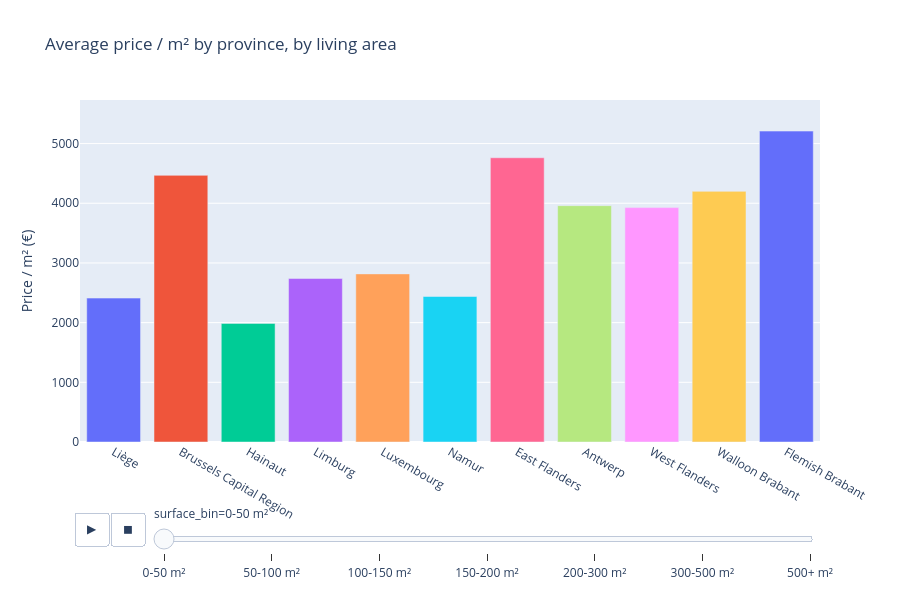

Here is the notebook cell this chart was saved with:
### Markdown cell above
## 📊 Chart 7 — Histograms of quantitative variables

Full distribution of each numeric variable (price, surfaces, bedrooms, building year, etc.), filtered between the 1st-95th percentile, with a density curve (**KDE**) overlaid.

Each subplot title shows:
- `n` — number of valid observations
- `missing %` — share of missing values (useful for spotting unreliable columns like `garden_area_m2`)

### Code cell
import itertools
import plotly.express as px

df = df.replace([np.inf, -np.inf], np.nan).dropna(
    subset=["price_m2", "living_area_m2", "province"]
)

# Cleaning extreme price/m2 outliers
df = df[df["price_m2"].between(df["price_m2"].quantile(0.01), df["price_m2"].quantile(0.99))]

# Surface bins = the new animation dimension (fixed bins, np.inf for the last one)
bins = [0, 50, 100, 150, 200, 300, 500, np.inf]
labels = ["0-50 m²", "50-100 m²", "100-150 m²", "150-200 m²", "200-300 m²", "300-500 m²", "500+ m²"]
df["surface_bin"] = pd.cut(df["living_area_m2"], bins=bins, labels=labels, include_lowest=True)

# All possible combinations (surface_bin x province), to avoid incomplete frames
all_combos = pd.DataFrame(
    list(itertools.product(labels, df["province"].unique())),
    columns=["surface_bin", "province"]
)

agg_real = df.groupby(["surface_bin", "province"], observed=True)["price_m2"].mean().reset_index()
agg_real["surface_bin"] = agg_real["surface_bin"].astype(str)

agg = all_combos.merge(agg_real, on=["surface_bin", "province"], how="left")
agg["price_m2"] = agg["price_m2"].fillna(0)

fig = px.bar(
    agg,
    x="province", y="price_m2",
    animation_frame="surface_bin",
    color="province",
    range_y=[0, agg["price_m2"].max() * 1.1],
    category_orders={"surface_bin": labels},
    title="Average price / m² by province, by living area",
    labels={"price_m2": "Price / m² (€)", "province": ""},
)
fig.update_layout(showlegend=False, height=600)
fig.show()

### Figure 1 — Plotly figure (JSON) as saved in the notebook; plotly's stock layout.template omitted (floating-point values rounded to 4 significant figures)
{"data": [{"hovertemplate": "=%{x}<br>surface_bin=0-50 m²<br>Price / m² (€)=%{y}<extra></extra>", "legendgroup": "Liège", "marker": {"color": "#636efa", "pattern": {"shape": ""}}, "name": "Liège", "orientation": "v", "showlegend": true, "textposition": "auto", "type": "bar", "x": ["Liège"], "xaxis": "x", "y": [2411.0], "yaxis": "y"}, {"hovertemplate": "=%{x}<br>surface_bin=0-50 m²<br>Price / m² (€)=%{y}<extra></extra>", "legendgroup": "Brussels Capital Region", "marker": {"color": "#EF553B", "pattern": {"shape": ""}}, "name": "Brussels Capital Region", "orientation": "v", "showlegend": true, "textposition": "auto", "type": "bar", "x": ["Brussels Capital Region"], "xaxis": "x", "y": [4467.0], "yaxis": "y"}, {"hovertemplate": "=%{x}<br>surface_bin=0-50 m²<br>Price / m² (€)=%{y}<extra></extra>", "legendgroup": "Hainaut", "marker": {"color": "#00cc96", "pattern": {"shape": ""}}, "name": "Hainaut", "orientation": "v", "showlegend": true, "textposition": "auto", "type": "bar", "x": ["Hainaut"], "xaxis": "x", "y": [1987.0], "yaxis": "y"}, {"hovertemplate": "=%{x}<br>surface_bin=0-50 m²<br>Price / m² (€)=%{y}<extra></extra>", "legendgroup": "Limburg", "marker": {"color": "#ab63fa", "pattern": {"shape": ""}}, "name": "Limburg", "orientation": "v", "showlegend": true, "textposition": "auto", "type": "bar", "x": ["Limburg"], "xaxis": "x", "y": [2740.0], "yaxis": "y"}, {"hovertemplate": "=%{x}<br>surface_bin=0-50 m²<br>Price / m² (€)=%{y}<extra></extra>", "legendgroup": "Luxembourg", "marker": {"color": "#FFA15A", "pattern": {"shape": ""}}, "name": "Luxembourg", "orientation": "v", "showlegend": true, "textposition": "auto", "type": "bar", "x": ["Luxembourg"], "xaxis": "x", "y": [2817.0], "yaxis": "y"}, {"hovertemplate": "=%{x}<br>surface_bin=0-50 m²<br>Price / m² (€)=%{y}<extra></extra>", "legendgroup": "Namur", "marker": {"color": "#19d3f3", "pattern": {"shape": ""}}, "name": "Namur", "orientation": "v", "showlegend": true, "textposition": "auto", "type": "bar", "x": ["Namur"], "xaxis": "x", "y": [2438.0], "yaxis": "y"}, {"hovertemplate": "=%{x}<br>surface_bin=0-50 m²<br>Price / m² (€)=%{y}<extra></extra>", "legendgroup": "East Flanders", "marker": {"color": "#FF6692", "pattern": {"shape": ""}}, "name": "East Flanders", "orientation": "v", "showlegend": true, "textposition": "auto", "type": "bar", "x": ["East Flanders"], "xaxis": "x", "y": [4762.0], "yaxis": "y"}, {"hovertemplate": "=%{x}<br>surface_bin=0-50 m²<br>Price / m² (€)=%{y}<extra></extra>", "legendgroup": "Antwerp", "marker": {"color": "#B6E880", "pattern": {"shape": ""}}, "name": "Antwerp", "orientation": "v", "showlegend": true, "textposition": "auto", "type": "bar", "x": ["Antwerp"], "xaxis": "x", "y": [3960.0], "yaxis": "y"}, {"hovertemplate": "=%{x}<br>surface_bin=0-50 m²<br>Price / m² (€)=%{y}<extra></extra>", "legendgroup": "West Flanders", "marker": {"color": "#FF97FF", "pattern": {"shape": ""}}, "name": "West Flanders", "orientation": "v", "showlegend": true, "textposition": "auto", "type": "bar", "x": ["West Flanders"], "xaxis": "x", "y": [3927.0], "yaxis": "y"}, {"hovertemplate": "=%{x}<br>surface_bin=0-50 m²<br>Price / m² (€)=%{y}<extra></extra>", "legendgroup": "Walloon Brabant", "marker": {"color": "#FECB52", "pattern": {"shape": ""}}, "name": "Walloon Brabant", "orientation": "v", "showlegend": true, "textposition": "auto", "type": "bar", "x": ["Walloon Brabant"], "xaxis": "x", "y": [4199.0], "yaxis": "y"}, {"hovertemplate": "=%{x}<br>surface_bin=0-50 m²<br>Price / m² (€)=%{y}<extra></extra>", "legendgroup": "Flemish Brabant", "marker": {"color": "#636efa", "pattern": {"shape": ""}}, "name": "Flemish Brabant", "orientation": "v", "showlegend": true, "textposition": "auto", "type": "bar", "x": ["Flemish Brabant"], "xaxis": "x", "y": [5209.0], "yaxis": "y"}], "layout": {"barmode": "relative", "height": 600, "legend": {"title": {"text": ""}, "tracegroupgap": 0}, "showlegend": false, "sliders": [{"active": 0, "currentvalue": {"prefix": "surface_bin="}, "len": 0.9, "pad": {"b": 10, "t": 60}, "steps": [{"args": [["0-50 m²"], {"frame": {"duration": 0, "redraw": true}, "fromcurrent": true, "mode": "immediate", "transition": {"duration": 0, "easing": "linear"}}], "label": "0-50 m²", "method": "animate"}, {"args": [["50-100 m²"], {"frame": {"duration": 0, "redraw": true}, "fromcurrent": true, "mode": "immediate", "transition": {"duration": 0, "easing": "linear"}}], "label": "50-100 m²", "method": "animate"}, {"args": [["100-150 m²"], {"frame": {"duration": 0, "redraw": true}, "fromcurrent": true, "mode": "immediate", "transition": {"duration": 0, "easing": "linear"}}], "label": "100-150 m²", "method": "animate"}, {"args": [["150-200 m²"], {"frame": {"duration": 0, "redraw": true}, "fromcurrent": true, "mode": "immediate", "transition": {"duration": 0, "easing": "linear"}}], "label": "150-200 m²", "method": "animate"}, {"args": [["200-300 m²"], {"frame": {"duration": 0, "redraw": true}, "fromcurrent": true, "mode": "immediate", "transition": {"duration": 0, "easing": "linear"}}], "label": "200-300 m²", "method": "animate"}, {"args": [["300-500 m²"], {"frame": {"duration": 0, "redraw": true}, "fromcurrent": true, "mode": "immediate", "transition": {"duration": 0, "easing": "linear"}}], "label": "300-500 m²", "method": "animate"}, {"args": [["500+ m²"], {"frame": {"duration": 0, "redraw": true}, "fromcurrent": true, "mode": "immediate", "transition": {"duration": 0, "easing": "linear"}}], "label": "500+ m²", "method": "animate"}], "x": 0.1, "xanchor": "left", "y": 0, "yanchor": "top"}], "title": {"text": "Average price / m² by province, by living area"}, "updatemenus": [{"buttons": [{"args": [null, {"frame": {"duration": 500, "redraw": true}, "fromcurrent": true, "mode": "immediate", "transition": {"duration": 500, "easing": "linear"}}], "label": "&#9654;", "method": "animate"}, {"args": [[null], {"frame": {"duration": 0, "redraw": true}, "fromcurrent": true, "mode": "immediate", "transition": {"duration": 0, "easing": "linear"}}], "label": "&#9724;", "method": "animate"}], "direction": "left", "pad": {"r": 10, "t": 70}, "showactive": false, "type": "buttons", "x": 0.1, "xanchor": "right", "y": 0, "yanchor": "top"}], "xaxis": {"anchor": "y", "categoryarray": ["Liège", "Brussels Capital Region", "Hainaut", "Limburg", "Luxembourg", "Namur", "East Flanders", "Antwerp", "West Flanders", "Walloon Brabant", "Flemish Brabant"], "categoryorder": "array", "domain": [0, 1], "title": {"text": ""}}, "yaxis": {"anchor": "x", "domain": [0, 1], "range": [0, 5730.0], "title": {"text": "Price / m² (€)"}}}}
